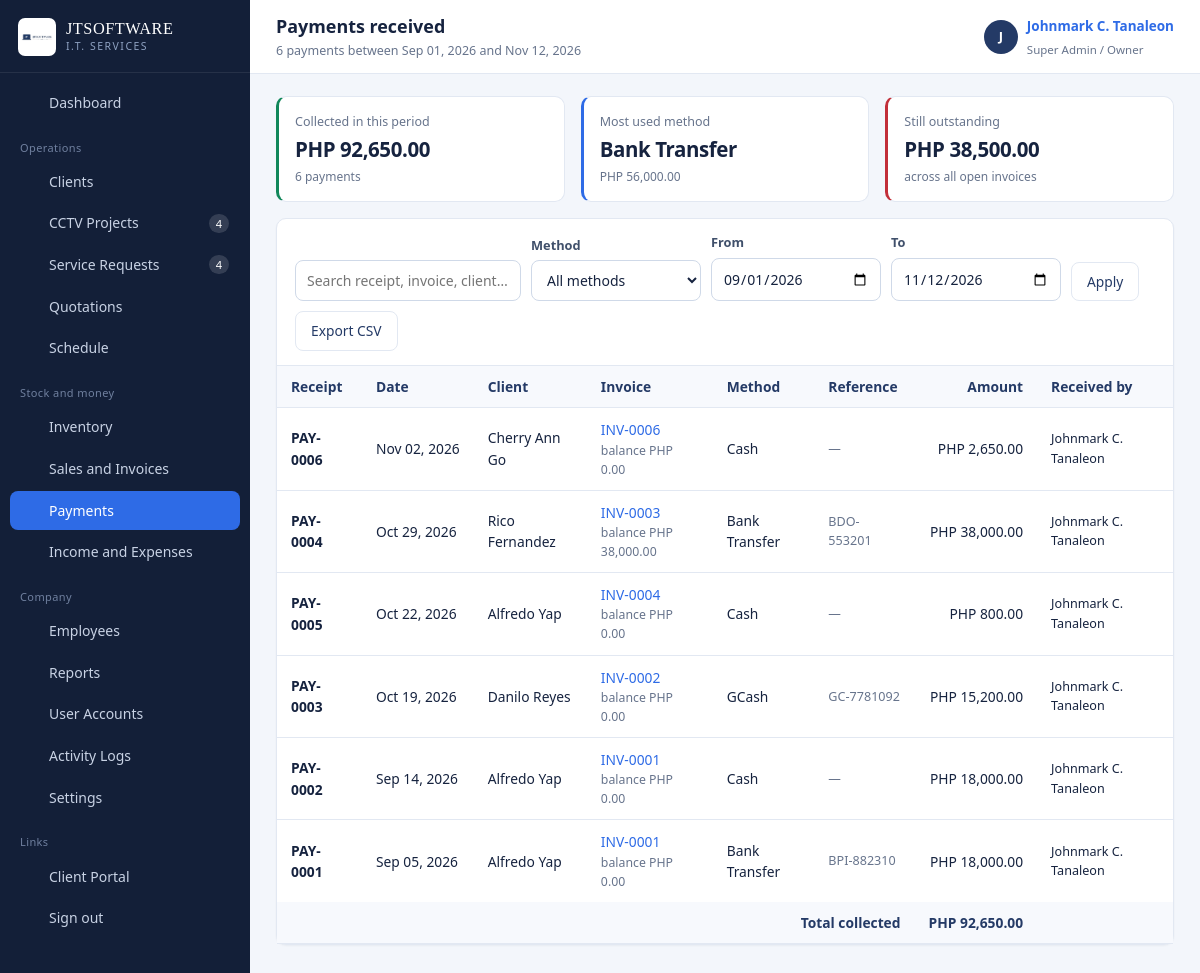
The app's page /payments.php (signed in) with its own data.
### tables this page shows
CREATE TABLE payments (
  id           INT AUTO_INCREMENT PRIMARY KEY,
  payment_no   VARCHAR(20) NOT NULL UNIQUE,
  sale_id      INT NOT NULL,
  client_id    INT NOT NULL,
  amount       DECIMAL(12,2) NOT NULL,
  payment_date DATE NOT NULL,
  method       ENUM('Cash','GCash','Bank Transfer','Cheque','Card','Other') NOT NULL DEFAULT 'Cash',
  reference_no VARCHAR(60) DEFAULT NULL,
  received_by  INT DEFAULT NULL,
  notes        VARCHAR(255) DEFAULT NULL,
  created_at   DATETIME NOT NULL DEFAULT CURRENT_TIMESTAMP,
  INDEX idx_pay_sale (sale_id),
  INDEX idx_pay_date (payment_date),
  CONSTRAINT fk_pay_sale FOREIGN KEY (sale_id) REFERENCES sales(id) ON DELETE CASCADE,
  CONSTRAINT fk_pay_client FOREIGN KEY (client_id) REFERENCES clients(id) ON DELETE CASCADE
);

CREATE TABLE clients (
  id             INT AUTO_INCREMENT PRIMARY KEY,
  client_code    VARCHAR(20)  NOT NULL UNIQUE,
  full_name      VARCHAR(140) NOT NULL,
  business_name  VARCHAR(140) DEFAULT NULL,
  client_type    ENUM('Residential','Commercial','Corporate') NOT NULL DEFAULT 'Residential',
  contact_number VARCHAR(40)  DEFAULT NULL,
  email          VARCHAR(120) DEFAULT NULL,
  address        VARCHAR(255) DEFAULT NULL,
  portal_username VARCHAR(60) DEFAULT NULL UNIQUE,
  portal_password VARCHAR(255) DEFAULT NULL,
  portal_enabled TINYINT(1) NOT NULL DEFAULT 0,
  notes          TEXT DEFAULT NULL,
  status         ENUM('active','inactive') NOT NULL DEFAULT 'active',
  created_at     DATETIME NOT NULL DEFAULT CURRENT_TIMESTAMP,
  INDEX idx_clients_name (full_name),
  INDEX idx_clients_type (client_type)
);

CREATE TABLE sales (
  id             INT AUTO_INCREMENT PRIMARY KEY,
  invoice_no     VARCHAR(20) NOT NULL UNIQUE,
  client_id      INT NOT NULL,
  reference_type ENUM('Project','Service','Quotation','Walk-in') NOT NULL DEFAULT 'Walk-in',
  reference_id   INT DEFAULT NULL,
  sale_date      DATE NOT NULL,
  due_date       DATE DEFAULT NULL,
  items_total    DECIMAL(12,2) NOT NULL DEFAULT 0,
  labor_charge   DECIMAL(12,2) NOT NULL DEFAULT 0,
  discount       DECIMAL(12,2) NOT NULL DEFAULT 0,
  tax            DECIMAL(12,2) NOT NULL DEFAULT 0,
  total_amount   DECIMAL(12,2) NOT NULL DEFAULT 0,
  amount_paid    DECIMAL(12,2) NOT NULL DEFAULT 0,
  balance        DECIMAL(12,2) NOT NULL DEFAULT 0,
  status         ENUM('Unpaid','Partial','Paid','Cancelled') NOT NULL DEFAULT 'Unpaid',
  notes          TEXT DEFAULT NULL,
  created_by     INT DEFAULT NULL,
  created_at     DATETIME NOT NULL DEFAULT CURRENT_TIMESTAMP,
  INDEX idx_sale_client (client_id),
  INDEX idx_sale_status (status),
  INDEX idx_sale_date (sale_date),
  CONSTRAINT fk_sale_client FOREIGN KEY (client_id) REFERENCES clients(id) ON DELETE CASCADE
);

CREATE TABLE users (
  id            INT AUTO_INCREMENT PRIMARY KEY,
  role_id       INT NOT NULL,
  full_name     VARCHAR(120) NOT NULL,
  username      VARCHAR(60)  NOT NULL UNIQUE,
  email         VARCHAR(120) DEFAULT NULL,
  phone         VARCHAR(40)  DEFAULT NULL,
  password_hash VARCHAR(255) NOT NULL,
  status        ENUM('active','inactive') NOT NULL DEFAULT 'active',
  last_login    DATETIME DEFAULT NULL,
  created_at    DATETIME NOT NULL DEFAULT CURRENT_TIMESTAMP,
  INDEX idx_users_role (role_id),
  CONSTRAINT fk_users_role FOREIGN KEY (role_id) REFERENCES roles(id)
);

### config/config.php (called while the page is built, shortened)
<?php
require_once __DIR__ . '/database.php';
function setting(string $key, string $default = ''): string
{
    static $cache = null;
    if ($cache === null) {
        $cache = [];
        foreach (all('SELECT setting_key, setting_value FROM settings') as $r) {
            $cache[$r['setting_key']] = (string)$r['setting_value'];
        }
    }
    return $cache[$key] ?? $default;
}
function e($value): string
{
    return htmlspecialchars((string)$value, ENT_QUOTES, 'UTF-8');
}
function money($amount, bool $symbol = true): string
{
    $txt = number_format((float)$amount, 2);
    return $symbol ? setting('currency_symbol', 'PHP ') . $txt : $txt;
}
function fdate($date, string $format = 'M d, Y'): string
{
    return date($format, strtotime((string)$date));
}
function input(string $key, $default = null)
{
    $v = $_POST[$key] ?? $_GET[$key] ?? $default;
    return is_string($v) ? trim($v) : $v;
}
function url_with(array $changes): string
{
    $params = array_merge($_GET, $changes);
    return basename($_SERVER['PHP_SELF']) . (empty($params) ? '' : '?' . http_build_query($params));
}

### config/database.php (called while the page is built, shortened)
<?php
function db(): PDO
{
    static $pdo = null;
    if ($pdo === null) {
        $dsn = 'mysql:host=' . DB_HOST . ';port=' . DB_PORT . ';dbname=' . DB_NAME . ';charset=utf8mb4';
        try {
            $pdo = new PDO($dsn, DB_USER, DB_PASS, [
                PDO::ATTR_ERRMODE            => PDO::ERRMODE_EXCEPTION,
                PDO::ATTR_DEFAULT_FETCH_MODE => PDO::FETCH_ASSOC,
                PDO::ATTR_EMULATE_PREPARES   => false,
            ]);
        } catch (PDOException $e) {
            http_response_code(500);
            echo '<div style="font:15px/1.6 system-ui;max-width:640px;margin:80px auto;padding:28px;'
               . 'border:1px solid #E3E8F0;border-radius:10px">'
               . '<h2 style="margin:0 0 10px;color:#16233F">Cannot reach the database</h2>'
               . '<p style="color:#475569">Start MySQL in the XAMPP control panel, then import '
               . '<code>database/jtsoftware_db.sql</code> through phpMyAdmin.</p>'
               . '<p style="color:#94A3B8;font-size:13px">' . htmlspecialchars($e->getMessage()) . '</p></div>';
            exit;
        }
    }
    return $pdo;
}
function q(string $sql, array $params = []): PDOStatement
{
    $st = db()->prepare($sql);
    $st->execute($params);
    return $st;
}
function all(string $sql, array $params = []): array
{
    return q($sql, $params)->fetchAll();
}
function scalar(string $sql, array $params = [], $default = 0)
{
    $v = q($sql, $params)->fetchColumn();
    return $v === false || $v === null ? $default : $v;
}

### payments.php (the view, shortened to what this page needs)
<?php
$from   = (string)input('from', date('Y-m-01', strtotime('-2 months')));
$to     = (string)input('to', date('Y-m-d'));
$search = (string)input('q', '');
$where = ['p.payment_date BETWEEN ? AND ?'];
$args  = [$from, $to];
$whereSql = implode(' AND ', $where);
$rows = all("SELECT p.*, s.invoice_no, s.total_amount, s.balance, c.full_name AS client_name, u.full_name AS receiver
             FROM payments p JOIN sales s ON s.id = p.sale_id JOIN clients c ON c.id = p.client_id
             LEFT JOIN users u ON u.id = p.received_by
             WHERE $whereSql ORDER BY p.payment_date DESC, p.id DESC", $args);
$total   = array_sum(array_map(fn($r) => (float)$r['amount'], $rows));
$byMethod = [];
foreach ($rows as $r) { $byMethod[$r['method']] = ($byMethod[$r['method']] ?? 0) + (float)$r['amount']; }
arsort($byMethod);
$outstanding = (float)scalar("SELECT COALESCE(SUM(balance),0) FROM sales WHERE status IN ('Unpaid','Partial')");
include __DIR__ . '/includes/header.php';
?>
<div class="grid grid-3" style="margin-bottom:16px">
  <div class="stat is-ok"><div class="label">Collected in this period</div><div class="value sm"><?= money($total) ?></div>
    <div class="foot"><?= count($rows) ?> payments</div></div>
  <div class="stat is-blue"><div class="label">Most used method</div>
    <div class="value sm"><?= e(array_key_first($byMethod) ?: '—') ?></div>
    <div class="foot"><?= $byMethod ? money(reset($byMethod)) : 'nothing recorded' ?></div></div>
  <div class="stat is-danger"><div class="label">Still outstanding</div><div class="value sm"><?= money($outstanding) ?></div>
    <div class="foot">across all open invoices</div></div>
</div>
<div class="card">
  <div class="card-head">
    <form class="toolbar" method="get" data-autosubmit>
      <div class="field"><input class="input search-input" name="q" value="<?= e($search) ?>" placeholder="Search receipt, invoice, client…"></div>
      <div class="field"><label>Method</label>
        <select class="input" name="method"><option value="">All methods</option>
        </select></div>
      <div class="field"><label>From</label><input class="input" type="date" name="from" value="<?= e($from) ?>"></div>
      <div class="field"><label>To</label><input class="input" type="date" name="to" value="<?= e($to) ?>"></div>
      <button class="btn btn-outline" type="submit">Apply</button>
      <a class="btn btn-outline" href="<?= e(url_with(['export' => 'csv'])) ?>">Export CSV</a>
    </form>
  </div>
  <div class="card-body tight">
    <?php if (!$rows): ?>
      <div class="empty"><strong>No payments in this period</strong>Record payments from each invoice page.</div>
    <?php else: ?>
    <div class="table-wrap"><table class="data">
      <thead><tr><th>Receipt</th><th>Date</th><th>Client</th><th>Invoice</th><th>Method</th>
        <th>Reference</th><th class="num">Amount</th><th>Received by</th></tr></thead>
      <tbody>
      <?php foreach ($rows as $r): ?>
        <tr>
          <td class="row-main"><?= e($r['payment_no']) ?></td>
          <td class="nowrap"><?= fdate($r['payment_date']) ?></td>
          <td><?= e($r['client_name']) ?></td>
          <td><a href="sale_view.php?id=<?= (int)$r['sale_id'] ?>"><?= e($r['invoice_no']) ?></a>
              <div class="row-sub">balance <?= money($r['balance']) ?></div></td>
          <td><?= e($r['method']) ?></td>
          <td class="small muted"><?= e($r['reference_no'] ?: '—') ?></td>
          <td class="num"><?= money($r['amount']) ?></td>
          <td class="small"><?= e($r['receiver'] ?: '—') ?></td>
        </tr>
      <?php endforeach; ?>
      </tbody>
      <tfoot><tr><th colspan="6" class="num">Total collected</th><th class="num"><?= money($total) ?></th><th></th></tr></tfoot>
    </table></div>
    <?php endif; ?>
  </div>
</div>
<?php include __DIR__ . '/includes/footer.php'; ?>

### assets/css/app.css (style rules this page uses)
:root { --navy-900: #131F38; --navy-800: #1B2B4D; --navy-700: #243A66; --navy-600: #33508A; --blue: #2E6BE6; --blue-dark:#1E54C4; --blue-soft:#EAF1FE; --copper: #B5714A; --copper-soft:#FBF0E9; --paper: #F3F6FB; --surface: #FFFFFF; --line: #E2E8F2; --ink: #16233F; --muted: #67748C; --ok: #11875A; --ok-soft: #E6F5EE; --warn: #B26A00; --warn-soft:#FDF2E2; --danger: #C22F39; --danger-soft:#FCECEE; --sidebar-w: 250px; --radius: 10px; --shadow-card: 0 1px 2px rgba(19,31,56,.05); --shadow-pop: 0 18px 44px rgba(19,31,56,.22); --sans: "Segoe UI", Roboto, -apple-system, BlinkMacSystemFont, "Helvetica Neue", Arial, sans-serif; --serif: Georgia, "Times New Roman", serif; }
* { box-sizing: border-box; }
html, body { margin: 0; padding: 0; }
body { font-family: var(--sans); font-size: 14.5px; line-height: 1.55; color: var(--ink); background: var(--paper); -webkit-font-smoothing: antialiased; }
a { color: var(--blue); text-decoration: none; }
.card { background: var(--surface); border: 1px solid var(--line); border-radius: var(--radius); box-shadow: var(--shadow-card); margin-bottom: 18px; }
.card-head { padding: 14px 18px; border-bottom: 1px solid var(--line); display: flex; align-items: center; gap: 12px; flex-wrap: wrap; }
.card-body { padding: 18px; }
.card-body.tight { padding: 0; }
.grid { display: grid; gap: 16px; }
.grid-3 { grid-template-columns: repeat(3, minmax(0, 1fr)); }
.stat { background: var(--surface); border: 1px solid var(--line); border-radius: var(--radius); padding: 15px 16px 14px; border-left: 3px solid var(--navy-600); }
.stat .label { font-size: 12.5px; color: var(--muted); }
.stat .value { font-size: 1.62rem; font-weight: 600; letter-spacing: -.02em; margin-top: 2px; }
.stat .foot { font-size: 12px; color: var(--muted); margin-top: 3px; }
.stat.is-blue { border-left-color: var(--blue); }
.stat.is-ok { border-left-color: var(--ok); }
.stat.is-danger { border-left-color: var(--danger); }
.stat .value.sm { font-size: 1.28rem; }
.table-wrap { overflow-x: auto; }
table.data { width: 100%; border-collapse: collapse; font-size: 13.8px; }
table.data th { text-align: left; font-weight: 600; color: var(--navy-700); background: #F7F9FD; border-bottom: 1px solid var(--line); padding: 10px 14px; white-space: nowrap; }
table.data td { padding: 11px 14px; border-bottom: 1px solid var(--line); vertical-align: middle; }
table.data tbody tr:last-child td { border-bottom: 0; }
table.data td.num, table.data th.num { text-align: right; white-space: nowrap; }
table.data .row-main { font-weight: 600; }
table.data .row-sub { color: var(--muted); font-size: 12.3px; }
.btn { display: inline-flex; align-items: center; justify-content: center; gap: 7px; padding: 8px 15px; border-radius: 8px; border: 1px solid transparent; background: var(--blue); color: #fff; font: inherit; font-size: 13.8px; font-weight: 500; cursor: pointer; transition: background .12s ease, border-color .12s ease; }
.btn-outline { background: #fff; color: var(--navy-700); border-color: var(--line); }
.field { margin-bottom: 14px; }
.field > label, .form-label { display: block; font-size: 12.8px; font-weight: 600; color: #40506B; margin-bottom: 5px; }
.input, select.input, textarea.input { width: 100%; padding: 9px 11px; border: 1px solid #CFD9E8; border-radius: 8px; font: inherit; font-size: 14px; color: var(--ink); background: #fff; }
.toolbar { display: flex; gap: 10px; flex-wrap: wrap; align-items: flex-end; }
.toolbar .field { margin-bottom: 0; }
.toolbar .input { min-width: 170px; }
.search-input { min-width: 240px; }
.muted { color: var(--muted); }
.small { font-size: 12.6px; }
.nowrap { white-space: nowrap; }

### records on screen
payments: payment_no "PAY-0006", payment_date "Nov 02, 2026", client.full_name "Cherry Ann Go", sale.invoice_no "INV-0006", sale.balance "PHP 0.00", method "Cash", reference_no "—", amount "PHP 2,650.00", users.full_name "Johnmark C. Tanaleon"
payments: payment_no "PAY-0004", payment_date "Oct 29, 2026", client.full_name "Rico Fernandez", sale.invoice_no "INV-0003", sale.balance "PHP 38,000.00", method "Bank Transfer", reference_no "BDO-553201", amount "PHP 38,000.00", users.full_name "Johnmark C. Tanaleon"
payments: payment_no "PAY-0005", payment_date "Oct 22, 2026", client.full_name "Alfredo Yap", sale.invoice_no "INV-0004", sale.balance "PHP 0.00", method "Cash", reference_no "—", amount "PHP 800.00", users.full_name "Johnmark C. Tanaleon"
payments: payment_no "PAY-0003", payment_date "Oct 19, 2026", client.full_name "Danilo Reyes", sale.invoice_no "INV-0002", sale.balance "PHP 0.00", method "GCash", reference_no "GC-7781092", amount "PHP 15,200.00", users.full_name "Johnmark C. Tanaleon"
payments: payment_no "PAY-0002", payment_date "Sep 14, 2026", client.full_name "Alfredo Yap", sale.invoice_no "INV-0001", sale.balance "PHP 0.00", method "Cash", reference_no "—", amount "PHP 18,000.00", users.full_name "Johnmark C. Tanaleon"
payments: payment_no "PAY-0001", payment_date "Sep 05, 2026", client.full_name "Alfredo Yap", sale.invoice_no "INV-0001", sale.balance "PHP 0.00", method "Bank Transfer", reference_no "BPI-882310", amount "PHP 18,000.00", users.full_name "Johnmark C. Tanaleon"

### other values on screen
$label "Dashboard Clients CCTV Projects Service Requests Quotations Schedule Inventory Sales and Invoices Payments Income and Expenses Employees Reports User Accounts Activity Logs Settings"
$count "4 4"
$pageTitle "Payments received"
$pageSub "6 payments between Sep 01, 2026 and Nov 12, 2026"
mb_substr($u['full_name'], 0, 1) "J"
$u['full_name'] "Johnmark C. Tanaleon"
$u['role_name'] "Super Admin / Owner"
money($total) "PHP 92,650.00"
count($rows) "6"
array_key_first($byMethod) ?: '—' "Bank Transfer"
money(reset($byMethod)) "PHP 56,000.00"
money($outstanding) "PHP 38,500.00"
